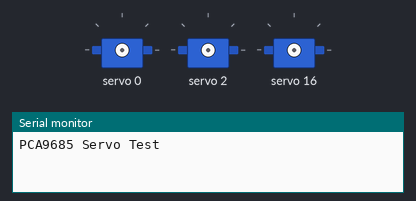
Bench run of a program on a simulated ESP32. Parts: 3 × servo, the last lines printed to the serial monitor.

Above: at 0.15 s.
At 4.95 s:
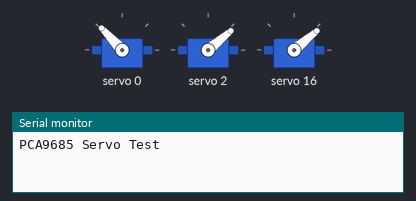
At 10.05 s:
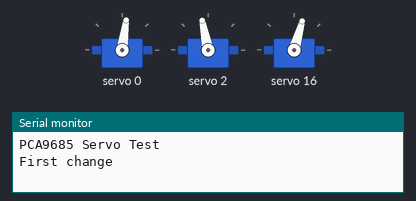
At 20.25 s:
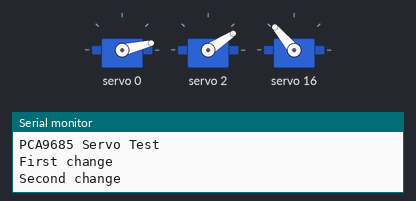
At 29.85 s:
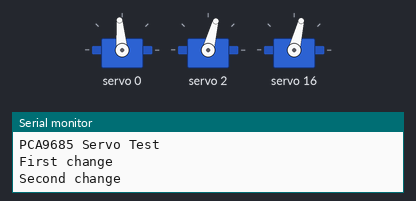
At 39.75 s:
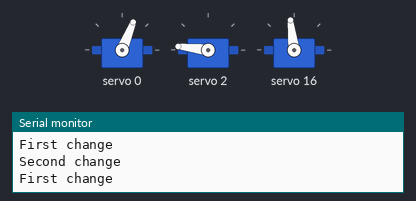
Timing chart, 0 to 40.0 s (numbered marks = the images above):
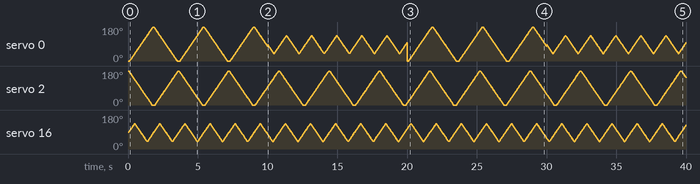

The program:

main.cpp
```cpp
#include <Arduino.h>
#include <Adafruit_PWMServoDriver.h>


//Create object to represent PCA9685 at default I2C address
Adafruit_PWMServoDriver pwms[] {
  Adafruit_PWMServoDriver(0x40),
  Adafruit_PWMServoDriver(0x41)
};
const size_t pwms_count = sizeof(pwms)/sizeof(Adafruit_PWMServoDriver);

#define SERVO_FREQ 50 // Analog servos run at ~50 Hz updates

// Define maximum and minimum number of "ticks" for the servo motors
// Range from 0 to 4095
// This determines the pulse width

#define SERVOMIN 90 // Minimum value
#define SERVOMAX 500 // Maximum value

// Define servo motor connections (expand as required)
#define SER0 0   // Servo Motor 0 on connector 1
#define SER2  1  // My Servo motor on connector 2
#define SER3  2  // My Servo motor on connector 3


#define SER12 12  // Servo motor 12 on connector 12
#define SER13 13  // Servo motor 13 on connector 13
#define SER14 14  // Servo motor 14 on connector 14

void servo_fn_up_down(int& i, int& delta) {
  if(i+delta>180 || i+delta<0) {
    delta=-delta;
  }
  i+=delta;
}
void servo_fn_wobble(int& i, int& delta) {
  if(i+delta<45 || i+delta>135) {
    delta=-delta;
  }
  i+=delta;
}

typedef void(*servo_fn)(int& i,int& delta);

struct servo_entry {
  // the id of the servo, 0-31
  int id;
  // the function used to update i/position
  servo_fn fn;
  // the period in ms between updating the position
  int period;
  // internal timestamp
  uint32_t ts;
  // the position indicator
  int i;
  // the delta/step for each position movement
  int delta;
};

servo_entry servos[] {
  {0,servo_fn_up_down,10,0,0,1},
  {2,servo_fn_up_down,10,0,180,-1},
  {16,servo_fn_wobble,10,0,90,1}
};
const size_t servos_count = sizeof(servos)/sizeof(servo_entry);

uint32_t ts = 0;  //time stamp for changing motions
int state = 0;
void setup() {

  Serial.begin(115200);

  // Print to monitor
  Serial.println("PCA9685 Servo Test");

  // Initialise PCA9685s
  for(int i = 0;i<pwms_count;++i) {
    pwms[i].begin();
    pwms[i].setPWMFreq(SERVO_FREQ);
  }

}

void loop() {
  if(millis()>ts+10*1000) {
    ts = millis();
    switch(state) {
      case 0:
      Serial.println("First change");
      // first change
      servos[0].fn = servo_fn_wobble;
      servos[0].i = 90;
      ++state;
      break;
      case 1:
      Serial.println("Second change");
      // second change
      servos[0].fn = servo_fn_up_down;
      servos[0].i = 0;
      // reset state
      state=0;
      break;
      default:
        Serial.println("Default hit: Reset state");
        state = 0;
        break;
    }
  }
  for(int i = 0;i<servos_count;++i) {
    servo_entry& e = servos[i];
    if(millis()>=e.ts+e.period) {
      e.ts = millis();
      int duty = map(e.i,0,180,SERVOMIN,SERVOMAX);
      pwms[e.id/16].setPWM(e.id%16,0,duty);
      //Serial.printf("id: %d, i: %d\n",e.id,e.i);
      e.fn(e.i,e.delta);
    }
  }
  //delay(1000);
}
```

Old_main.cpp
```cpp
/*
#include <Arduino.h>
// include Wire library for I2C
#include <Wire.h>

// include Adafruit PCA9685 Servo library
#include <Adafruit_PWMServoDriver.h>

//Create object to represent PCA9685 at default I2C address
Adafruit_PWMServoDriver pca9685 = Adafruit_PWMServoDriver(0x40);
Adafruit_PWMServoDriver pca96852 = Adafruit_PWMServoDriver(0x41);


// Define maximum and minimum number of "ticks" for the servo motors
// Range from 0 to 4095
// This determines the pulse width

#define SERVOMIN 90 // Minimum value
#define SERVOMAX 500 // Maximum value

// Define servo motor connections (expand as required)
#define SER0 0   // Servo Motor 0 on connector 1
#define SER2  1  // My Servo motor on connector 2
#define SER3  2  // My Servo motor on connector 3


#define SER12 12  // Servo motor 12 on connector 12
#define SER13 13  // Servo motor 13 on connector 13
#define SER14 14  // Servo motor 14 on connector 14

// Variables for Servo Motor positions (expand as required)
int pwm0;
int pwm1;

int pwm2;

long previousMillis = 0;
long interval = 10000;


void setup() {
  // put your setup code here, to run once:
  // Serial monitor setup
  Serial.begin(115200);

  // Print to monitor
  Serial.println("PCA9685 Servo Test");

  // Initialise PCA9685
  pca9685.begin();
  pca96852.begin();

  //set PWM Frequency to 50Hz
  pca9685.setPWMFreq(50);
  pca96852.setPWMFreq(50);

}

void loop() {
  // put your main code here, to run repeatedly:
  // Move motor 0 from 0 to 180 degrees

  for (int posDegrees = 0; posDegrees <= 180; posDegrees++ ){

    // Determine PWM pulse width
    pwm0 = map(posDegrees, 0, 180, SERVOMIN, SERVOMAX);
    pwm2 = map(posDegrees, 0, 180, SERVOMIN, SERVOMAX);
    // Write to PCA9685
    pca9685.setPWM(SER0, 0, pwm0);
    pca9685.setPWM(SER2, 0, pwm2);
    pca96852.setPWM(SER0, 0, pwm2);

    // Print to serial monitor
    //Serial.print("Motor 1 =  ");
    //Serial.println(posDegrees);
    delay(10);
  }

  for (int posDegrees = 180; posDegrees >= 0; posDegrees-- ){

    // Determine PWM pulse width
    pwm0 = map(posDegrees, 0, 180, SERVOMIN, SERVOMAX);
    pwm2 = map(posDegrees, 0, 180, SERVOMIN, SERVOMAX);
    // Write to PCA9685
    pca9685.setPWM(SER0, 0, pwm0);
    pca9685.setPWM(SER2, 0, pwm2);
    pca96852.setPWM(SER0, 0, pwm2);

    // Print to serial monitor
    Serial.print("Motor 1 =  ");
    Serial.println(posDegrees);
    delay(10);
  }


  for (int posDegrees = 0; posDegrees <= 180; posDegrees++ ){

    // Determine PWM pulse width
    pwm0 = map(posDegrees, 0, 180, SERVOMIN, SERVOMAX);
    pwm2 = map(posDegrees, 0, 180, SERVOMIN, SERVOMAX);
    // Write to PCA9685
    pca9685.setPWM(SER12, 0, pwm0);
    pca9685.setPWM(SER13, 0, pwm2);
    // Print to serial monitor
    Serial.print("Motor 1 =  ");
    Serial.println(posDegrees);
    delay(100);
  }

  for (int posDegrees = 180; posDegrees >= 0; posDegrees-- ){

    // Determine PWM pulse width
    pwm0 = map(posDegrees, 0, 180, SERVOMIN, SERVOMAX);
    pwm2 = map(posDegrees*2, 0, 180, SERVOMIN, SERVOMAX);
    // Write to PCA9685
    pca9685.setPWM(SER12, 0, pwm0);
    pca9685.setPWM(SER13, 0, pwm2);
    // Print to serial monitor
    Serial.print("Motor 1 =  ");
    Serial.println(posDegrees);
    delay(100);
  }


  for (int posDegrees = 0; posDegrees <= 180; posDegrees++ ){

    // Determine PWM pulse width
    pwm0 = map(posDegrees, 0, 180, SERVOMIN, SERVOMAX);
    pwm2 = map(posDegrees, 0, 180, SERVOMIN, SERVOMAX);
    // Write to PCA9685
    pca9685.setPWM(SER3, 0, pwm0);

    // Print to serial monitor
    Serial.print("Left motor 3 =  ");
    Serial.println(pwm0);
    delay(10);
  }

  for (int posDegrees = 180; posDegrees >= 0; posDegrees-- ){

    // Determine PWM pulse width
    //pwm0 = map(posDegrees, 0, 180, SERVOMIN, SERVOMAX);
    pwm2 = map(posDegrees, 0, 180, SERVOMIN, SERVOMAX);
    // Write to PCA9685

    pca9685.setPWM(SER3, 0, pwm2);
    // Print to serial monitor
    Serial.print("Left Motor 3 =  ");
    Serial.println(pwm2);
    delay(10);
  }
  //pca9685.setPWM(SER12, 0, (SERVOMAX-SERVOMIN)/2);

}
*/
```
